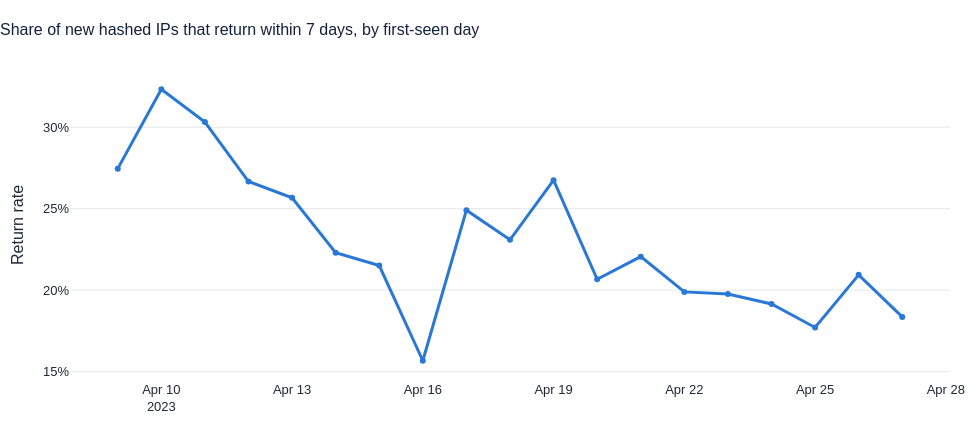
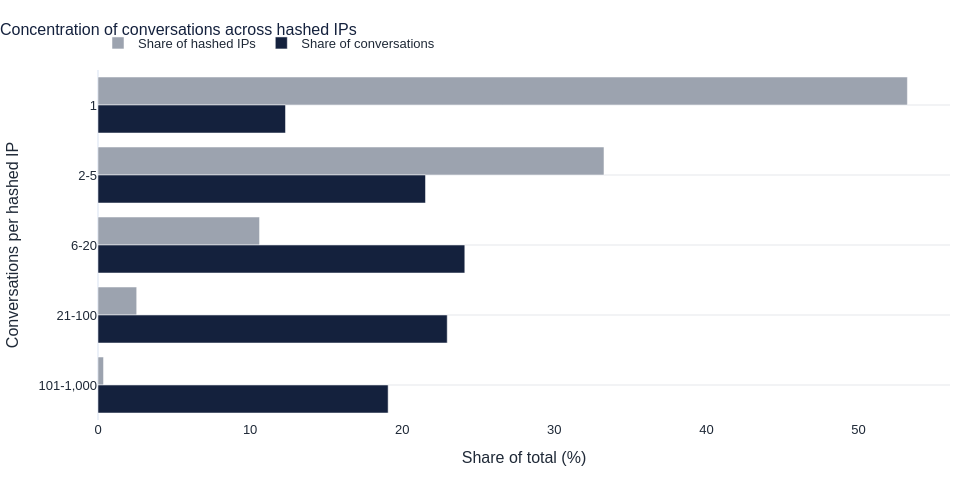

Here is the notebook cell these charts were saved with, in order:
### Markdown cell above
# 9. Users: return rates and concentration

### Code cell
ret = sql("select * from gold_return_rates")
if len(ret):
    fig = go.Figure(go.Scatter(x=ret.cohort_date, y=ret.return_rate_7d, mode="lines+markers", line=dict(color=BLUE, width=3)))
    fig.update_yaxes(tickformat=".0%")
    style(fig, "Share of new hashed IPs that return within 7 days, by first-seen day", ytitle="Return rate").show()
    weighted = ret.returned_within_7_days.sum() / ret.new_hashed_ips.sum()
    md(f"{pct(weighted)} of new hashed IPs return within 7 days ({n(ret.returned_within_7_days.sum())} of {n(ret.new_hashed_ips.sum())}). "
       f"In plain words: about {round(weighted * 100)} in 100 new users come back inside a week.")

conc = sql("select * from gold_user_concentration")
fig = go.Figure()
fig.add_trace(go.Bar(y=conc.conversations_per_ip, x=100 * conc.hashed_ips / conc.hashed_ips.sum(), orientation="h", name="Share of hashed IPs", marker_color=GREY))
fig.add_trace(go.Bar(y=conc.conversations_per_ip, x=100 * conc.conversations / conc.conversations.sum(), orientation="h", name="Share of conversations", marker_color=NAVY))
fig.update_layout(barmode="group")
fig.update_yaxes(autorange="reversed")
style(fig, "Concentration of conversations across hashed IPs", xtitle="Share of total (%)", ytitle="Conversations per hashed IP", height=480).show()

heavy = sql(f"select count(*) filter (where is_heavy_ip) as heavy_ips, count(*) as ips, sum(conversations) filter (where is_heavy_ip) as heavy_convs, sum(conversations) as convs from dim_user_proxy").iloc[0]
md(f"{n(heavy.heavy_ips)} hashed IPs ({pct(heavy.heavy_ips / heavy.ips, 2)} of all) hold {pct(heavy.heavy_convs / heavy.convs)} of conversations. "
   f"In plain words: {pct(heavy.heavy_ips / heavy.ips, 1)} of users produce {pct(heavy.heavy_convs / heavy.convs, 0)} of the traffic.")

### Figure 1 — Plotly figure (JSON) as saved in the notebook; plotly's stock layout.template omitted (floating-point values rounded to 4 significant figures)
{"data": [{"line": {"color": "#2A78D6", "width": 3}, "mode": "lines+markers", "type": "scatter", "x": ["2023-04-09T00:00:00", "2023-04-10T00:00:00", "2023-04-11T00:00:00", "2023-04-12T00:00:00", "2023-04-13T00:00:00", "2023-04-14T00:00:00", "2023-04-15T00:00:00", "2023-04-16T00:00:00", "2023-04-17T00:00:00", "2023-04-18T00:00:00", "2023-04-19T00:00:00", "2023-04-20T00:00:00", "2023-04-21T00:00:00", "2023-04-22T00:00:00", "2023-04-23T00:00:00", "2023-04-24T00:00:00", "2023-04-25T00:00:00", "2023-04-26T00:00:00", "2023-04-27T00:00:00"], "y": [0.2746, 0.3233, 0.3031, 0.2667, 0.2567, 0.223, 0.2151, 0.1567, 0.2491, 0.2309, 0.2675, 0.2067, 0.2206, 0.1989, 0.1976, 0.1915, 0.1771, 0.2094, 0.1835]}], "layout": {"font": {"color": "#1F2937", "family": "Arial", "size": 13}, "height": 440, "legend": {"orientation": "h", "x": 0, "y": 1.12}, "margin": {"b": 60, "l": 70, "r": 30, "t": 70}, "title": {"font": {"color": "#14213D", "size": 16}, "text": "Share of new hashed IPs that return within 7 days, by first-seen day", "x": 0}, "width": 980, "xaxis": {"showgrid": false, "title": {}}, "yaxis": {"gridcolor": "#E5E7EB", "tickformat": ".0%", "title": {"text": "Return rate"}, "zeroline": false}}}

### Figure 2 — Plotly figure (JSON) as saved in the notebook; plotly's stock layout.template omitted (floating-point values rounded to 4 significant figures)
{"data": [{"marker": {"color": "#9CA3AF"}, "name": "Share of hashed IPs", "orientation": "h", "type": "bar", "x": [53.21, 33.26, 10.62, 2.544, 0.3635], "y": ["1", "2-5", "6-20", "21-100", "101-1,000"]}, {"marker": {"color": "#14213D"}, "name": "Share of conversations", "orientation": "h", "type": "bar", "x": [12.33, 21.53, 24.11, 22.96, 19.07], "y": ["1", "2-5", "6-20", "21-100", "101-1,000"]}], "layout": {"barmode": "group", "font": {"color": "#1F2937", "family": "Arial", "size": 13}, "height": 480, "legend": {"orientation": "h", "x": 0, "y": 1.12}, "margin": {"b": 60, "l": 70, "r": 30, "t": 70}, "title": {"font": {"color": "#14213D", "size": 16}, "text": "Concentration of conversations across hashed IPs", "x": 0}, "width": 980, "xaxis": {"showgrid": false, "title": {"text": "Share of total (%)"}}, "yaxis": {"autorange": "reversed", "gridcolor": "#E5E7EB", "title": {"text": "Conversations per hashed IP"}, "zeroline": false}}}
